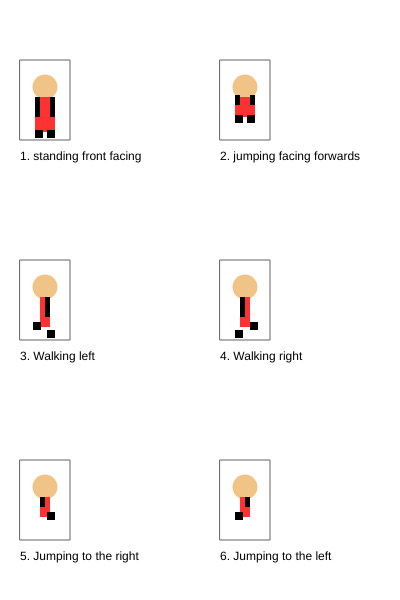
Frame 1 (no input)
Frame 60 (no input): identical to frame 1, image omitted
Frame 120 (the mouse pressed at the canvas centre since frame 60): identical to frame 1, image omitted

The p5.js sketch that drew this single still picture (run headless with seeded random() and noise() and a simulated clock; from frame 60 on, the mouse is pressed at the canvas centre):

// p5.js sketch
// ── sketch.js
/*

The Game Project

2 - Game character

Use p5 drawing functions such as rect, ellipse, line, triangle and
point to draw the different states of your game character.

Write the code so that your character appears inside the box for each
state.

IMPORTANT: For each box the variables gameChar_x & gameChar_y are set to the bottom
center of the box. You must combine these variables with arithmetic to
determine the position of each shape that you draw. This will later allow
you to adjust the position of your game character.

Each state is worth two marks:

//standing front facing = 2
//jumping facing forwards = 2
//walking left = 2
//walking right = 2
//jumping left and jumping right = 2

0 marks = not a reasonable attempt
1 mark = attempted but it lacks detail and you didn't use gameChar_x and gameChar_y correctly
2 marks = you've used a selction of shape functions and made consistent use of gameChar_x and gameChar_y

WARNING: Do not get too carried away. If you're character takes more than 5 lines
of code to draw then you've probably over done it.

** Only submit your sketch.js **

*/

var gameChar_x = 0;
var gameChar_y = 0;

function setup()
{
	createCanvas(400, 600);
}

function draw()
{
	background(255);
    
	//Standing, facing frontwards

	stroke(100);
	noFill();
	rect(20, 60, 50, 80);
	noStroke();
	fill(0);
	text("1. standing front facing", 20, 160);

	gameChar_x = 45;
	gameChar_y = 137;
	//Add your code here ...

//    fill(0);
//    ellipse(gameChar_x, gameChar_y, 5, 5);
    
    // head1
    fill(240, 195, 135);
    ellipse(gameChar_x, gameChar_y-50, 25, 25);
    // body1
    fill(255, 50, 50);
    rect(gameChar_x-10, gameChar_y-40, 20, 35);
    // arms1
    fill(0);
    rect(gameChar_x-10, gameChar_y-40, 5, 20);
    rect(gameChar_x+5, gameChar_y-40, 5, 20);
    // feet1
    rect(gameChar_x-10, gameChar_y-7, 8, 8);
    rect(gameChar_x+2, gameChar_y-7, 8, 8);
    
    

	//Jumping facing forwards
	stroke(100);
	noFill();
	rect(220, 60, 50, 80);
	noStroke();
	fill(0);
	text("2. jumping facing forwards", 220, 160);

	gameChar_x = 245;
	gameChar_y = 137;
	//Add your code here ...

//    fill(0);
//    ellipse(gameChar_x, gameChar_y, 5, 5);
    
    // head2
    fill(240, 195, 135);
    ellipse(gameChar_x, gameChar_y-50, 25, 25);
    // body2
    fill(255, 50, 50);
    rect(gameChar_x-10, gameChar_y-40, 20, 20);
    // arms2
    fill(0);
    rect(gameChar_x-10, gameChar_y-42, 5, 10);
    rect(gameChar_x+5, gameChar_y-42, 5, 10);
    // feet2
    rect(gameChar_x-10, gameChar_y-22, 8, 8);
    rect(gameChar_x+2, gameChar_y-22, 8, 8);
    

	//Walking, turned left
	stroke(100);
	noFill();
	rect(20, 260, 50, 80);
	noStroke();
	fill(0);
	text("3. Walking left", 20, 360);

	gameChar_x = 45;
	gameChar_y = 337;
	//Add your code here ...
    
//    fill(0);
//    ellipse(gameChar_x, gameChar_y, 5, 5);
    
    // head3
    fill(240, 195, 135);
    ellipse(gameChar_x, gameChar_y-50, 25, 25);
    // body3
    fill(255, 50, 50);
    rect(gameChar_x-5, gameChar_y-40, 10, 30);
    // arms3
    fill(0);
    rect(gameChar_x, gameChar_y-40, 5, 20);
    // feet3
    rect(gameChar_x+2, gameChar_y-7, 8, 8);
    rect(gameChar_x-12, gameChar_y-15, 8, 8);
    


	//Walking, turned right
	stroke(100);
	noFill();
	rect(220, 260, 50, 80);
	noStroke();
	fill(0);
	text("4. Walking right", 220, 360);

	gameChar_x = 245;
	gameChar_y = 337;
	//Add your code here ...

//    fill(0);
//    ellipse(gameChar_x, gameChar_y, 5, 5);
    
    // head4
    fill(240, 195, 135);
    ellipse(gameChar_x, gameChar_y-50, 25, 25);
    // body4
    fill(255, 50, 50);
    rect(gameChar_x-5, gameChar_y-40, 10, 30);
    // arms4
    fill(0);
    rect(gameChar_x-5, gameChar_y-40, 5, 20);
    // feet4
    rect(gameChar_x-10, gameChar_y-7, 8, 8);
    rect(gameChar_x+5, gameChar_y-15, 8, 8);

	//Jumping right
	stroke(100);
	noFill();
	rect(20, 460, 50, 80);
	noStroke();
	fill(0);
	text("5. Jumping to the right", 20, 560);

	gameChar_x = 45;
	gameChar_y = 537;
	//Add your code here ...


//    fill(0);
//    ellipse(gameChar_x, gameChar_y, 5, 5);
    
    // head5
    fill(240, 195, 135);
    ellipse(gameChar_x, gameChar_y-50, 25, 25);
    // body5
    fill(255, 50, 50);
    rect(gameChar_x-5, gameChar_y-40, 10, 20);
    // arms5
    fill(0);
    rect(gameChar_x-5, gameChar_y-40, 5, 10);
    // feet5
    rect(gameChar_x+2, gameChar_y-25, 8, 8);

    
	//Jumping to the left
	stroke(100);
	noFill();
	rect(220, 460, 50, 80);
	noStroke();
	fill(0);
	text("6. Jumping to the left", 220, 560);

	gameChar_x = 245;
	gameChar_y = 537;
	//Add your code here ...
    
    
//    fill(0);
//    ellipse(gameChar_x, gameChar_y, 5, 5);
    
    // head7
    fill(240, 195, 135);
    ellipse(gameChar_x, gameChar_y-50, 25, 25);
    // body7
    fill(255, 50, 50);
    rect(gameChar_x-5, gameChar_y-40, 10, 20);
    // arms7
    fill(0);
    rect(gameChar_x, gameChar_y-40, 5, 10);
    // feet7
    rect(gameChar_x-10, gameChar_y-25, 8, 8);

}
